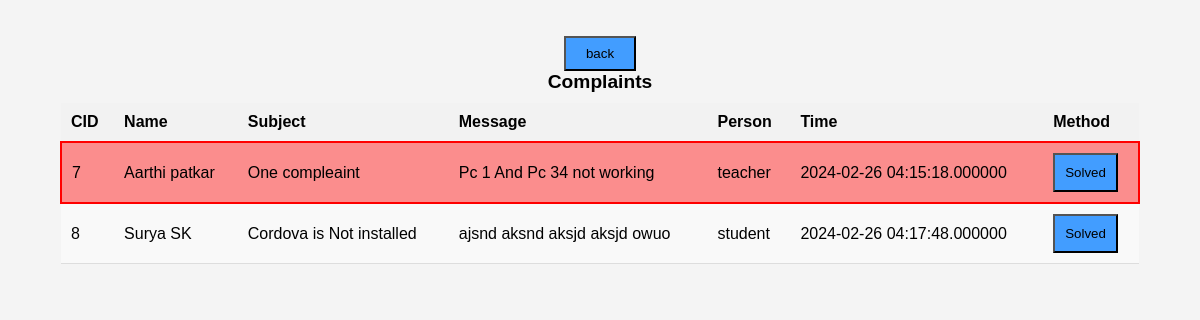
Page /admin/Complaints.php on the committed database.
### tables this page shows
CREATE TABLE `complaint` (
  `cid` int(255) NOT NULL,
  `userID` varchar(255) NOT NULL,
  `userType` varchar(255) NOT NULL,
  `subject` varchar(255) NOT NULL,
  `complaint` varchar(255) NOT NULL,
  `timey` timestamp(6) NOT NULL DEFAULT current_timestamp(6) ON UPDATE current_timestamp(6),
  `uname` varchar(255) NOT NULL
);

### admin/Complaints.php (the view, shortened to what this page needs)
<!DOCTYPE html>
<?php
include("../db/db.php");
?>
<html lang="en">
<head>
</head>
<body>
    <br><br>
<center><a href="index.php" class='btn'><button class='btn'>back</button></a></center>
    <table style="width:90% !important; margin:auto;">
        <caption>Complaints</caption>
        <thead>
            <tr>
                <th>CID</th>
                <th>Name</th>
                <th>Subject</th>
                <th>Message</th>
                <th>Person</th>
                <th>Time</th>
                <th>Method</th>
            </tr>
        </thead>
        <tbody>
        <?php
    $q1 = "select * from complaint";
    $exe1 = $conn->query($q1);
    if($exe1->num_rows>0){
        while ($row = $exe1->fetch_assoc()) {
            if($row["userType"]=="teacher")
            {
                echo "<tr class='t'>";
            }
            else{
                echo "<tr class=''>";
            }
            echo "           <td>$row[cid]</td>";
            echo "           <td>$row[uname]</td>";
            echo "           <td>$row[subject]</td>";
            echo "           <td>$row[complaint]</td>";
            echo "           <td>$row[userType]</td>";
            echo "           <td>$row[timey]</td>";
            echo "           <td><a href='deleteComplaint.php?id=$row[cid]'><button class='delete-btn'>Solved</button></a></td>";
            echo"       </tr>";
        }
    }else{
        echo "<h4 style='color:red'>No Student FOund !!! </h4>";
    }
    ?>
        </tbody>
    </table>
</body>
</html>

### admin/Complaints.php (style rules this page uses)
body { font-family: Arial, sans-serif; background-color: #f4f4f4; margin: 0; padding: 0; }
table { width: 100%; border-collapse: collapse; margin-top: 20px; }
th, td { padding: 10px; text-align: left; border-bottom: 1px solid #ddd; }
th { background-color: #f2f2f2; }
tr:nth-child(even) { background-color: #f9f9f9; }
caption { font-weight: bold; font-size: 1.2em; margin-bottom: 10px; }
button { padding: 10px; background-color: rgb(66, 157, 255); color: black; }
.t { background-color: rgb(251, 141, 141) !important; border: 2px solid red; }
.btn { padding: 8px 20px !important; }

### rows in the picture
complaint: cid "7", uname "Aarthi patkar", subject "One compleaint", complaint "Pc 1 And Pc 34 not working", userType "teacher", timey "2024-02-26 04:15:18.000000"
complaint: cid "8", uname "Surya SK", subject "Cordova is Not installed", complaint "ajsnd aksnd aksjd aksjd owuo", userType "student", timey "2024-02-26 04:17:48.000000"
